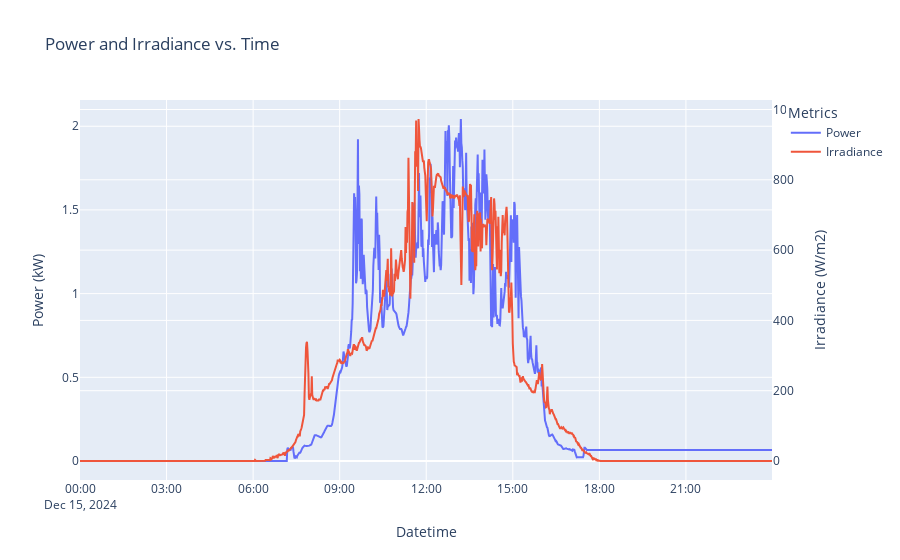

Notebook code cell kept with this figure:
### Markdown cell above
# 2024-12-25 data power and irradiance not match

### Code cell
y,m,d = 2024,12,15
P_df, I_df = read_and_plot(y,m,d)

### Figure 1 — Plotly figure (JSON) as saved in the notebook; plotly's stock layout.template omitted (floating-point values rounded to 4 significant figures; data arrays with more than 128 entries replaced by an {"elided": "..."} marker saying what was removed)
{"data": [{"mode": "lines", "name": "Power", "type": "scatter", "x": {"elided": "1440 str values"}, "y": {"elided": "1440 float values"}, "yaxis": "y"}, {"mode": "lines", "name": "Irradiance", "type": "scatter", "x": {"elided": "1440 str values"}, "y": {"elided": "1440 int values"}, "yaxis": "y2"}], "layout": {"legend": {"title": {"text": "Metrics"}}, "title": {"text": "Power and Irradiance vs. Time"}, "xaxis": {"title": {"text": "Datetime"}}, "yaxis": {"side": "left", "title": {"text": "Power (kW)"}}, "yaxis2": {"overlaying": "y", "side": "right", "title": {"text": "Irradiance (W/m2)"}}}}
